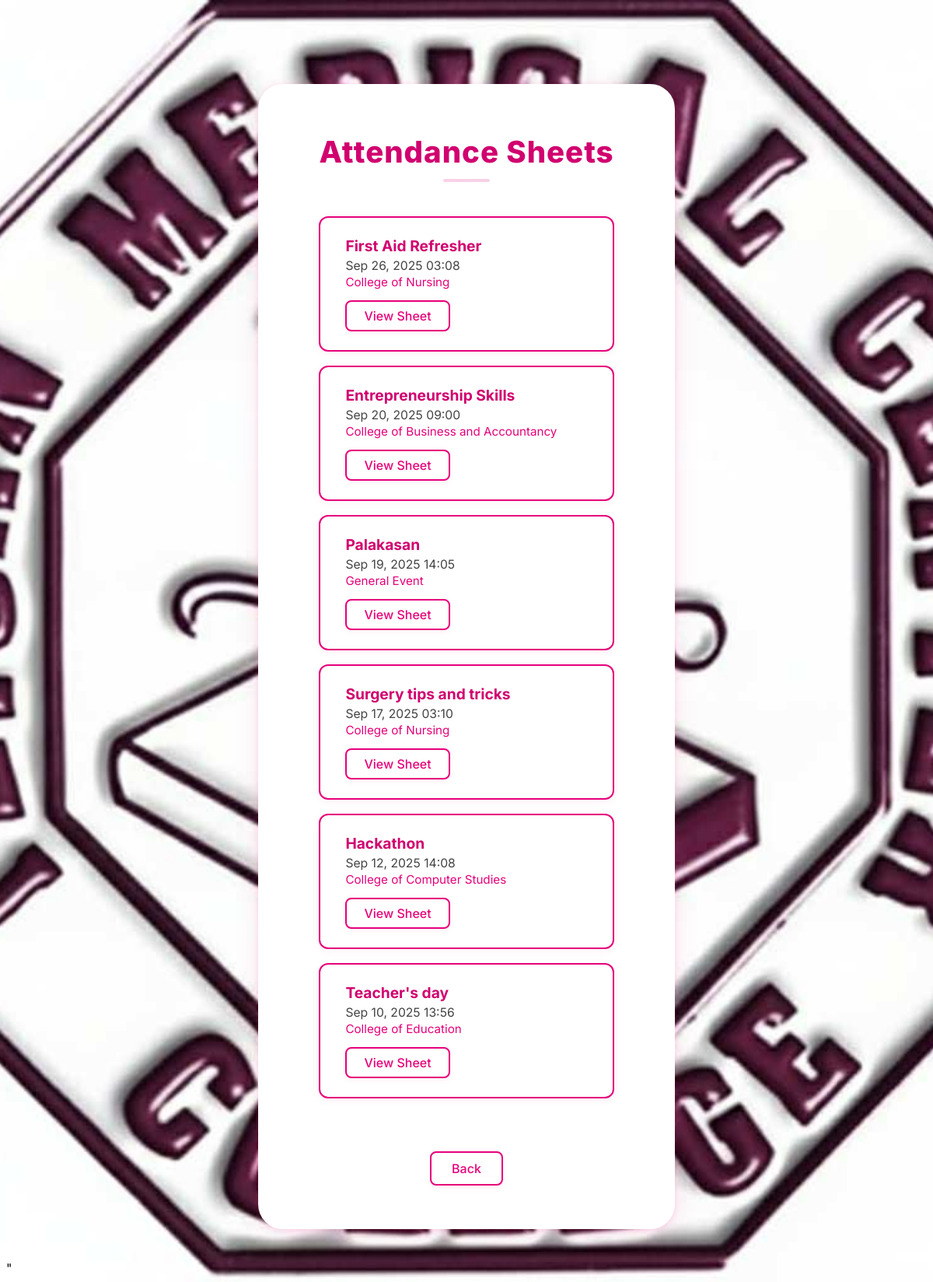
The app's page /attendance/view_attendance_sheet/ (signed in) with its own data.
### attendance/models.py (models this page shows, shortened)
class Event(models.Model):
    name = models.CharField(max_length=200)
    date = models.DateTimeField()
    college = models.ForeignKey(
        'College',
        on_delete=models.CASCADE,
        null=True,      # Null means general event
        blank=True
    )

class College(models.Model):
    name = models.CharField(max_length=100)

### attendance/views.py (the view, shortened to what this page needs)
# urls.py: path('view_attendance_sheet/', views.view_attendance_sheet, name='view_attendance_sheet'),
def view_attendance_sheet(request):
    user = request.user
    events = []
    if user.is_superuser or user.username == 'sbo_admin':
        events = Event.objects.all().order_by('-date')
    return render(request, 'view_attendance_sheet.html', {'events': events})

### attendance/templates/view_attendance_sheet.html (shortened to what this page needs)
{% extends 'base.html' %}
{% block content %}
<div class="view-attendance-list">
    <div class="view-attendance-card">
        <div class="view-attendance-title">Attendance Sheets</div>
        <ul class="event-list">
            {% for event in events %}
                <li class="event-list-item">
                    <div class="event-title">{{ event.name }}</div>
                    <div class="event-date">{{ event.date|date:'M d, Y H:i' }}</div>
                    {% if event.college %}
                        <div class="event-college">{{ event.college.name }}</div>
                    {% else %}
                        <div class="event-college">General Event</div>
                    {% endif %}
                    <a href="{% url 'print_attendance_sheet' event.id %}" class="event-link" target="_blank">View Sheet</a>
                </li>
            {% empty %}
                <li class="event-list-item">No events available.</li>
            {% endfor %}
        </ul>
        <a href="{% url 'index' %}" class="back-btn">Back</a>
    </div>
</div>
{% endblock %}

### attendance/static/css/styles.css (style rules this page uses)
body { font-family: 'Inter', Arial, Helvetica, sans-serif !important; background-color: #ffe3f0 !important; background-image: url('/static/img/imcclogo.jpg'); background-repeat: no-repeat; background-position: center center; background-attachment: fixed; background-size: cover; background-size: cover; }
h1, h2, h3, h4, h5, h6, button, input, select, label, li, p, a, form { font-family: 'Inter', Arial, Helvetica, sans-serif !important; }
a { color: #ff69b4; text-decoration: none; }

### attendance/templates/view_attendance_sheet.html (style rules this page uses)
.view-attendance-list { display: flex; flex-direction: column; align-items: center; margin-top: 60px; }
.view-attendance-card { background: #fff; box-shadow: 0 8px 32px 0 rgba(230,0,122,0.10), 0 1.5px 8px 0 #e6007a22; border-radius: 32px; padding: 56px 70px 48px 70px; margin: 40px auto; max-width: 700px; border: 8px solid #fff; display: flex; flex-direction: column; align-items: center; }
.view-attendance-title { color: #d1006f; font-size: 2.4rem; font-weight: 800; margin-bottom: 28px; text-align: center; letter-spacing: 1px; position: relative; }
.view-attendance-title::after { content: ''; display: block; margin: 12px auto 0 auto; width: 60px; height: 4px; background: linear-gradient(90deg, #e6007a 0%, #d1006f 100%); border-radius: 2px; opacity: 0.18; }
.event-list { list-style: none; padding: 0; margin-bottom: 32px; width: 100%; max-width: 480px; }
.event-list-item { background: #fff; border: 2px solid #e6007a; border-radius: 12px; box-shadow: 0 2px 12px #e6007a11; margin-bottom: 18px; padding: 24px 32px; display: flex; flex-direction: column; align-items: flex-start; transition: box-shadow 0.2s, border-color 0.2s, background 0.2s; }
.event-title { font-weight: bold; font-size: 1.2rem; color: #d1006f; margin-bottom: 4px; }
.event-date { font-size: 0.98rem; color: #444; margin-bottom: 2px; }
.event-college { font-size: 0.95rem; color: #e6007a; margin-bottom: 6px; }
.event-link { color: #e6007a; font-weight: 500; text-decoration: none; border: 2px solid #e6007a; border-radius: 8px; padding: 8px 22px; font-size: 1rem; background: #fff; transition: background 0.2s, color 0.2s, border-color 0.2s, box-shadow 0.2s; box-shadow: 0 2px 8px #e6007a11; margin-top: 8px; display: inline-block; }
.back-btn { display: inline-block; background: #fff; color: #e6007a; border: 2px solid #e6007a; border-radius: 8px; padding: 10px 26px; font-size: 1rem; font-weight: 500; text-decoration: none; transition: background 0.2s, color 0.2s, border-color 0.2s, box-shadow 0.2s; box-shadow: 0 2px 8px #e6007a11; margin-top: 18px; }

### records on screen
Event: name "First Aid Refresher", date "Sep 26, 2025 03:08", college.name "College of Nursing"
Event: name "Entrepreneurship Skills", date "Sep 20, 2025 09:00", college.name "College of Business and Accountancy"
Event: name "Palakasan", date "Sep 19, 2025 14:05", shows "General Event"
Event: name "Surgery tips and tricks", date "Sep 17, 2025 03:10", college.name "College of Nursing"
Event: name "Hackathon", date "Sep 12, 2025 14:08", college.name "College of Computer Studies"
Event: name "Teacher's day", date "Sep 10, 2025 13:56", college.name "College of Education"
